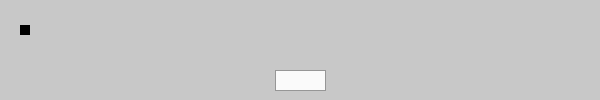
Frame 1 (no input)
Frame 60 (the mouse pressed at the canvas centre just before this capture): identical to frame 1, image omitted
Frame 120 (the mouse held since frame 60 and released just before this capture): identical to frame 1, image omitted

The Processing sketch that drew this single still picture (run headless with seeded random() and noise(); from frame 60 on, the mouse is pressed at the canvas centre):

// Processing sketch: code1210
// ── code1210.pde
// Start Button

// button
float btnX, btnY, btnW, btnH;

// moving rectangle
float x = 25;
float y = 30;
float w = 10;
float h = w;
float xSpeed = 0;

void setup(){
  size(600, 100);
  btnX = width/2;
  btnY = height-20;
  btnW = 50;
  btnH = 20;
}

void draw(){
  background(200);
  rectMode(CENTER);
  fill(250);
  stroke(150);
  rect(btnX, btnY, btnW, btnH);
  
  fill(0);
  noStroke();
  rect(x, y, w, h);
  x+=xSpeed;
}

void mousePressed(){
  if (mouseX>btnX-btnW/2 && mouseX< btnX+btnW/2 &&
      mouseY>btnY-btnH/2 && mouseY< btnY+btnH/2){
    xSpeed+=.2;
  }
}
